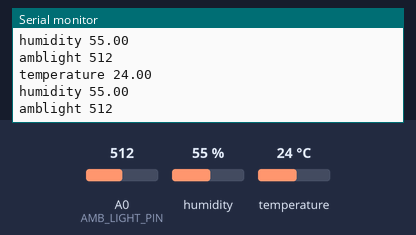
Bench run of a sketch on a simulated Arduino Uno, built with avr-gcc and run on an emulated ATmega328P. Shown: the last lines printed to the serial monitor. Inputs (shaded band) come from the test bench; at power-on: humidity 55 %, A0 (AMB_LIGHT_PIN) = 512, temperature 24 °C.

Above: at 6.8 s.
6.9 s: humidity set to 22 %
At 12.8 s:
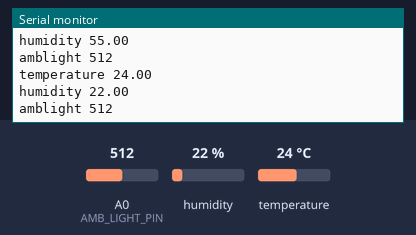
13.6 s: A0 (AMB_LIGHT_PIN) set to 716
At 19.5 s:
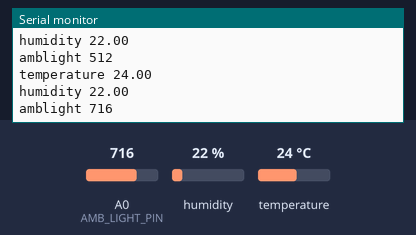
20.3 s: temperature set to 12 °C
At 24.9 s:
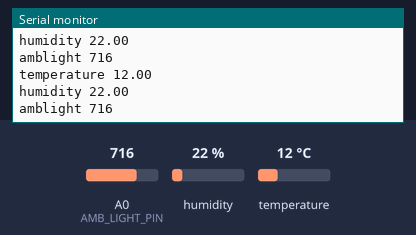
27.0 s: A0 (AMB_LIGHT_PIN) set to 900
At 31.6 s:
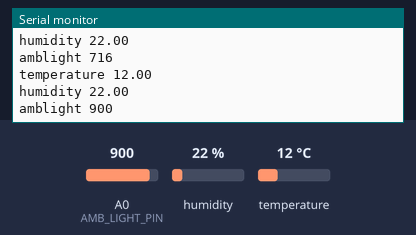
33.7 s: humidity set to 40 %
At 37.1 s:
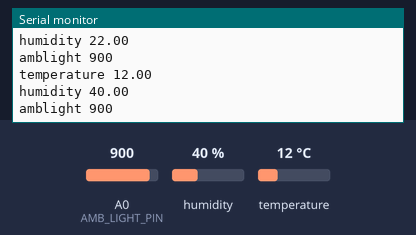
Timing chart, 0 to 38.6 s (numbered marks = the images above; inputs shaded):
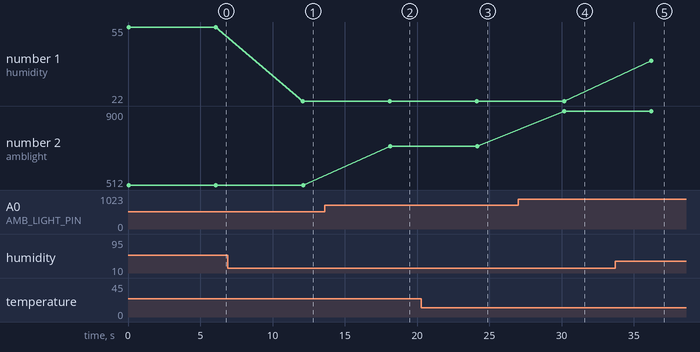

The sketch:

sensor.ino
```cpp
#include <dht.h>

#define DHT11_PIN 7
#define AMB_LIGHT_PIN 0

dht DHT;
char dataString[50] = {0};
int ambient_light;

void setup() {
  // put your setup code here, to run once:
  Serial.begin(9600); // Starting serial communication
}

void loop() {
  // put your main code here, to run repeatedly:
  int chk = DHT.read11(DHT11_PIN);
  ambient_light = analogRead(AMB_LIGHT_PIN);
  Serial.print("temperature ");
  Serial.println(DHT.temperature);
  Serial.print("humidity ");
  Serial.println(DHT.humidity);
  Serial.print("amblight ");
  Serial.println(ambient_light);
  delay(6000);
}
```

Measured:
- after the input at 6.9 s, the serial monitor: prints a new line after 5.2 s (image 1)
- after the input at 13.6 s, the serial monitor: prints a new line after 4.5 s (image 2)
- after the input at 20.3 s, the serial monitor: prints a new line after 3.8 s (image 3)
- after the input at 27.0 s, the serial monitor: prints a new line after 3.2 s (image 4)
- after the input at 33.7 s, the serial monitor: prints a new line after 2.5 s (image 5)
- plotted number 1: 55 → 22 after the input at 6.9 s, 22 → 40 after the input at 33.7 s
- plotted number 2: 512 → 716 after the input at 13.6 s, 716 → 900 after the input at 27.0 s
